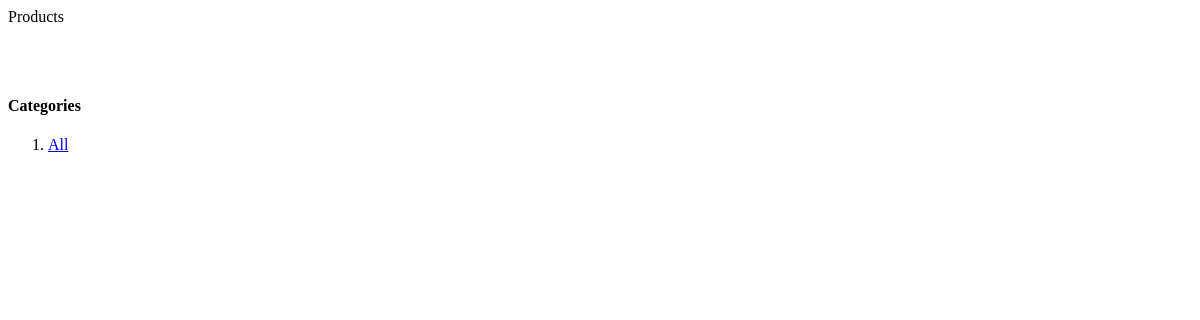
The app's page /, older data.
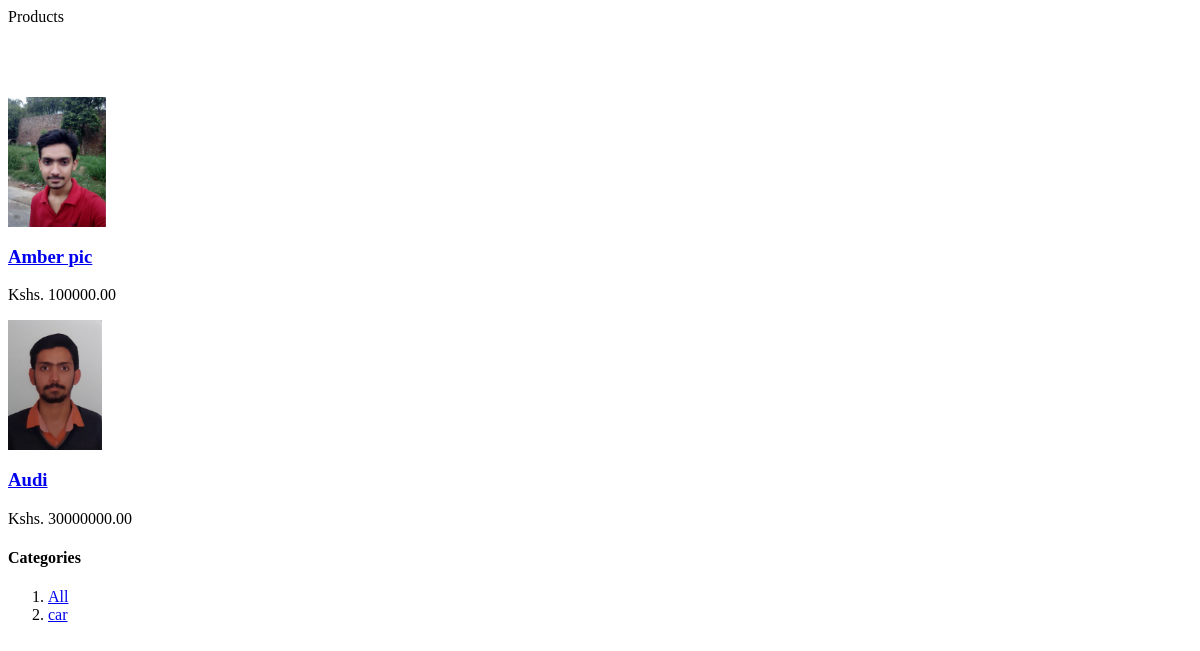
The same page, newer data.
### shop/models.py (models this page shows, shortened)
class Products(models.Model):
	category = models.ForeignKey(Category, related_name = 'products' , on_delete = models.CASCADE)
	name = models.CharField(max_length = 100, db_index = True)
	slug = models.SlugField(max_length = 100, db_index = True)
	description = models.TextField(blank  = True)
	price = models.DecimalField(max_digits = 10, decimal_places = 2)
	available = models.BooleanField(default = True)
	created_at = models.DateTimeField(auto_now_add = True)
	stock  = models.PositiveIntegerField()
	updated_at = models.DateTimeField(auto_now = True)
	image = models.ImageField(upload_to = 'products/%Y/%m/%d', blank = True)
	class Meta:
		ordering = ('name',)
		index_together = (('id', 'slug'))
	def get_absolute_url(self):
		return reverse('shop:product_detail' , args = [self.id, self.slug])

class Category(models.Model):
	name = models.CharField(max_length = 150 , db_index = True)
	slug = models.SlugField(max_length = 150, unique = True, db_index = True)
	created_at = models.DateTimeField(auto_now_add = True)
	updated_at = models.DateTimeField(auto_now = True)
	class Meta:
		ordering = ('name',)
	def get_absolute_url(self):
		return reverse('shop:product_list_by_category' , args = [self.slug])

### shop/views.py (the view)
# urls.py: url(r'^$', views.product_list, name='product_list'),
def product_list(request, category_slug = None):
	category = None
	categories = Category.objects.all()
	products = Products.objects.filter(available = True)
	if category_slug:
		category = get_object_or_404(Category, slug = category_slug)
		products = Products.objects.filter(category = category)
	context = {
	'category' : category,
	'categories' : categories,
	'products' : products
	}
	return render(request, 'shop/product/list.html', context)

### cart/context_processors.py (called while the page is built)
def cart(request):
	return {'cart' : Cart(request)}

### shop/templates/shop/product/list.html (shortened to what this page needs)
{% load static %}
{% block content %}
   <div class="container-fluid">
      <div class="row" style="margin-top: 6%">
        <div class="col-sm-8 blog-main">
          <div class="blog-post">
              <div class="row">
                  {% for product in products %}
                      <div class="col-md-4">
                        <div class="thumbnail">
                            <a href="{{ product.get_absolute_url }}">
                                <img src="{% if product.image %} {{ product.image.url }} {% else %} {% static 'img/default.jpg' %} {% endif %}" alt="..." style="height: 130px; width: auto">
                            </a>
                            <div class="caption">
                                <h3 class="text-center">
                                    <a href="{{ product.get_absolute_url }}">{{ product.name }}</a>
                                </h3>
                                <p class="text-center">Kshs. {{ product.price }}</p>
                            </div>
                        </div>
                      </div>
                  {% endfor %}
              </div>
          </div>
        </div>
        <div class="col-sm-3 col-sm-offset-1 blog-sidebar">
          <div class="sidebar-module">
            <h4>Categories</h4>
            <ol class="list-unstyled">
              <li {% if not category %} class="active"{% endif %}><a href="{% url 'shop:product_list' %}">All</a></li>
            {% for c in categories %}
              <li {% if category.slug == c.slug %} class="active"{% endif %}>
                  <a href="{{ c.get_absolute_url }}">{{ c.name }}</a>
              </li>
            {% endfor %}
            </ol>
          </div>
        </div>
      </div>
    </div>
{% endblock %}

Row changes from the older to the newer data that the page shows:
added Products: image (picture), name "Amber pic", price "100000.00"
added Products: image (picture), name "Audi", price "30000000.00"
added Category: name "car"
